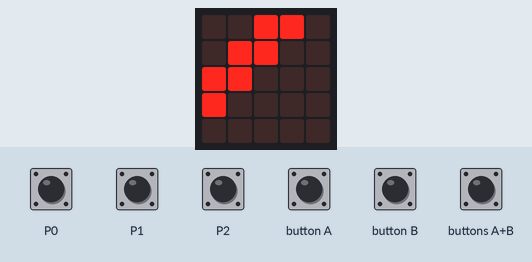
This program was run on a simulated BBC micro:bit (MakeCode). Parts: the board's 5×5 LED display. The inputs (shaded band) are chosen by the test bench.

Above: at 1.2 s.
1.3 s: touch pin P0 pressed for 0.15 s
At 1.8 s:
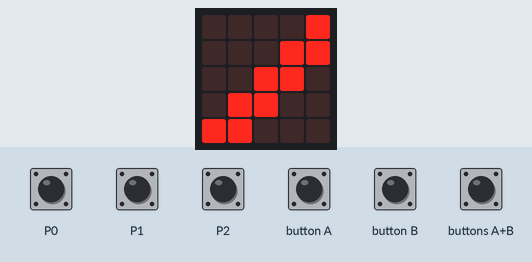
2.0 s: button A pressed for 0.15 s
At 2.6 s:
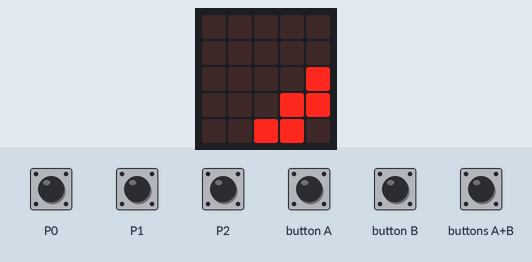
2.7 s: button B pressed for 0.15 s
3.4 s: touch pin P1 pressed for 0.15 s
4.1 s: touch pin P2 pressed for 0.15 s
At 4.6 s:
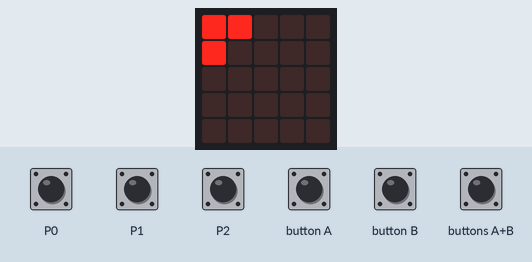
4.8 s: P0 (touch pin P0) driven LOW and P1 (touch pin P1) driven LOW
At 9.0 s:
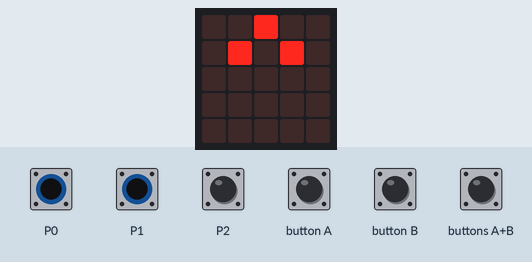
Timing chart, 0 to 10.5 s (numbered marks = the images above; inputs shaded):
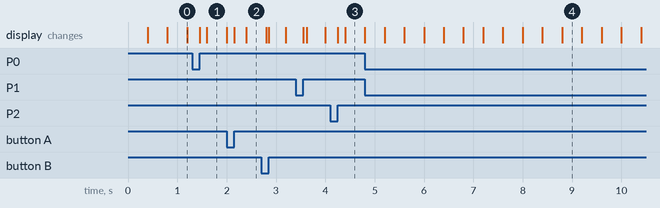

Measured:
- after the input at 4.1 s, the display: first changes after 0.15 s (image 3 shows a later state)
- after the input at 4.8 s, the display: first differs from a run without the input after 4.0 s (image 4)
- what the display in image 0 shows lasts 0.4 s, from 0.8 s to 1.2 s

The program:

main.ts
```typescript
input.onPinPressed(TouchPin.P0, function () {
    basic.clearScreen()
    basic.showLeds(`
        . # # . .
        . # . # .
        . # # . .
        . # . . .
        . # . . .
        `)
    basic.showLeds(`
        . . # . .
        . # . # .
        . # . # .
        . # . # .
        . . # . .
        `)
})
input.onButtonPressed(Button.A, function () {
    basic.clearScreen()
    basic.showLeds(`
        . . # . .
        . . . . .
        . . . . .
        . . . . .
        . . . . .
        `)
    basic.pause(100)
    basic.showLeds(`
        . . # . .
        . # . # .
        . . . . .
        . . . . .
        . . . . .
        `)
    basic.pause(100)
    basic.showLeds(`
        . . # . .
        . # . # .
        . # . # .
        . . . . .
        . . . . .
        `)
    basic.pause(100)
    basic.showLeds(`
        . . # . .
        . # . # .
        . # . # .
        . # . # .
        . . . . .
        `)
    basic.pause(100)
    basic.showLeds(`
        . . # . .
        . # . # .
        . # . # .
        . # . # .
        . # . # .
        `)
    basic.pause(100)
    basic.showLeds(`
        . . # . .
        . # . # .
        . # # # .
        . # . # .
        . # . # .
        `)
})
input.onPinPressed(TouchPin.P2, function () {
    basic.clearScreen()
    basic.showLeds(`
        . # # . .
        . # . # .
        . # # . .
        . # . . .
        . # . . .
        `)
    basic.pause(100)
    basic.showLeds(`
        . # # # .
        . . . # .
        . # # # .
        . # . . .
        . # # # .
        `)
})
input.onButtonPressed(Button.AB, function () {
    basic.clearScreen()
    basic.showLeds(`
        . . # . .
        . . . . .
        . . . . .
        . . . . .
        . . . . .
        `)
    basic.pause(100)
    basic.showLeds(`
        . . # . .
        . # . # .
        . . . . .
        . . . . .
        . . . . .
        `)
    basic.pause(100)
    basic.showLeds(`
        . . # . .
        . # . # .
        . # . # .
        . . . . .
        . . . . .
        `)
    basic.pause(100)
    basic.showLeds(`
        . . # . .
        . # . # .
        . # . # .
        . # . # .
        . . . . .
        `)
    basic.pause(100)
    basic.showLeds(`
        . . # . .
        . # . # .
        . # . # .
        . # . # .
        . # . # .
        `)
    basic.pause(100)
    basic.showLeds(`
        . . # . .
        . # . # .
        . # # # .
        . # . # .
        . # . # .
        `)
    basic.pause(100)
    basic.showLeds(`
        . . . . .
        . . # . .
        . # # # .
        . . # . .
        . . . . .
        `)
    basic.pause(100)
    basic.showLeds(`
        . # . . .
        . # . . .
        . # . . .
        . # . . .
        . # . . .
        `)
    basic.pause(100)
    basic.showLeds(`
        . # # . .
        . # . . .
        . # . . .
        . # . . .
        . # . . .
        `)
    basic.pause(100)
    basic.showLeds(`
        . # # . .
        . # . # .
        . # . . .
        . # . . .
        . # . . .
        `)
    basic.showLeds(`
        . # # . .
        . # . # .
        . # # . .
        . # . . .
        . # . . .
        `)
    basic.showLeds(`
        . # # . .
        . # . # .
        . # # . .
        . # . # .
        . # . . .
        `)
    basic.pause(100)
    basic.showLeds(`
        . # # . .
        . # . # .
        . # # . .
        . # . # .
        . # # . .
        `)
})
input.onButtonPressed(Button.B, function () {
    basic.clearScreen()
    basic.showLeds(`
        . # . . .
        . # . . .
        . # . . .
        . # . . .
        . # . . .
        `)
    basic.pause(100)
    basic.showLeds(`
        . # # . .
        . # . . .
        . # . . .
        . # . . .
        . # . . .
        `)
    basic.pause(100)
    basic.showLeds(`
        . # # . .
        . # . # .
        . # . . .
        . # . . .
        . # . . .
        `)
    basic.pause(100)
    basic.showLeds(`
        . # # . .
        . # . # .
        . # # . .
        . # . . .
        . # . . .
        `)
    basic.pause(100)
    basic.showLeds(`
        . # # . .
        . # . # .
        . # # . .
        . # . # .
        . # . . .
        `)
    basic.pause(100)
    basic.showLeds(`
        . # # . .
        . # . # .
        . # # . .
        . # . # .
        . # # . .
        `)
})
input.onPinPressed(TouchPin.P1, function () {
    basic.clearScreen()
    basic.showLeds(`
        . # # . .
        . # . # .
        . # # . .
        . # . . .
        . # . . .
        `)
    basic.pause(100)
    basic.showLeds(`
        . . # . .
        . # # . .
        . . # . .
        . . # . .
        . . # . .
        `)
})
basic.forever(function () {
    if (!(input.buttonIsPressed(Button.A) || input.buttonIsPressed(Button.A) || (input.pinIsPressed(TouchPin.P0) || input.pinIsPressed(TouchPin.P1) || input.pinIsPressed(TouchPin.P2)))) {
        basic.showLeds(`
            # # . . .
            # . . . .
            . . . . .
            . . . . .
            . . . . .
            `)
        basic.showLeds(`
            . # # . .
            # # . . .
            # . . . .
            . . . . .
            . . . . .
            `)
        basic.showLeds(`
            . . # # .
            . # # . .
            # # . . .
            # . . . .
            . . . . .
            `)
        basic.showLeds(`
            . . . # #
            . . # # .
            . # # . .
            # # . . .
            # . . . .
            `)
        basic.showLeds(`
            . . . . #
            . . . # #
            . . # # .
            . # # . .
            # # . . .
            `)
        basic.showLeds(`
            . . . . .
            . . . . #
            . . . # #
            . . # # .
            . # # . .
            `)
        basic.showLeds(`
            . . . . .
            . . . . .
            . . . . #
            . . . # #
            . . # # .
            `)
        basic.showLeds(`
            . . . . .
            . . . . .
            . . . . .
            . . . . #
            . . . # #
            `)
        basic.showLeds(`
            # . . . .
            . . . . .
            . . . . .
            . . . . .
            . . . . #
            `)
    }
})
```

test.ts
```typescript
// テストはここに来ます。このパッケージが拡張機能として使用されるときにはコンパイルされません。
```
